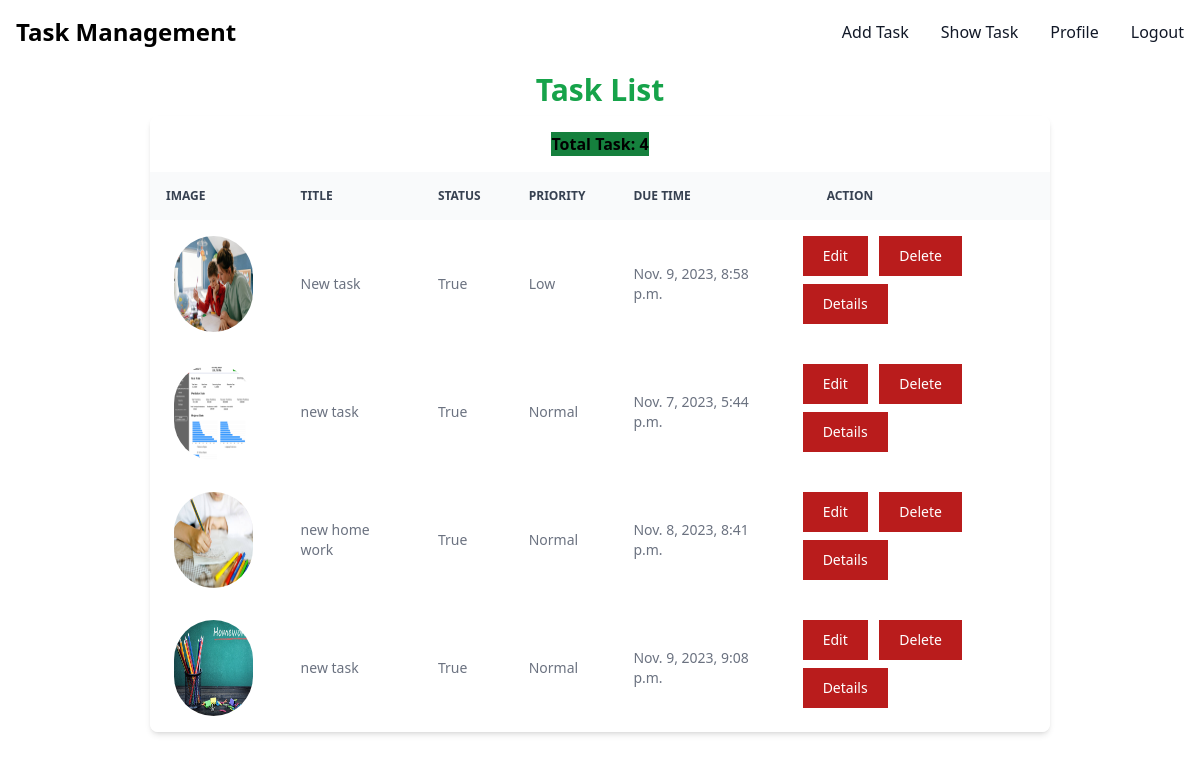
The app's page /show_task/ (signed in), older data.
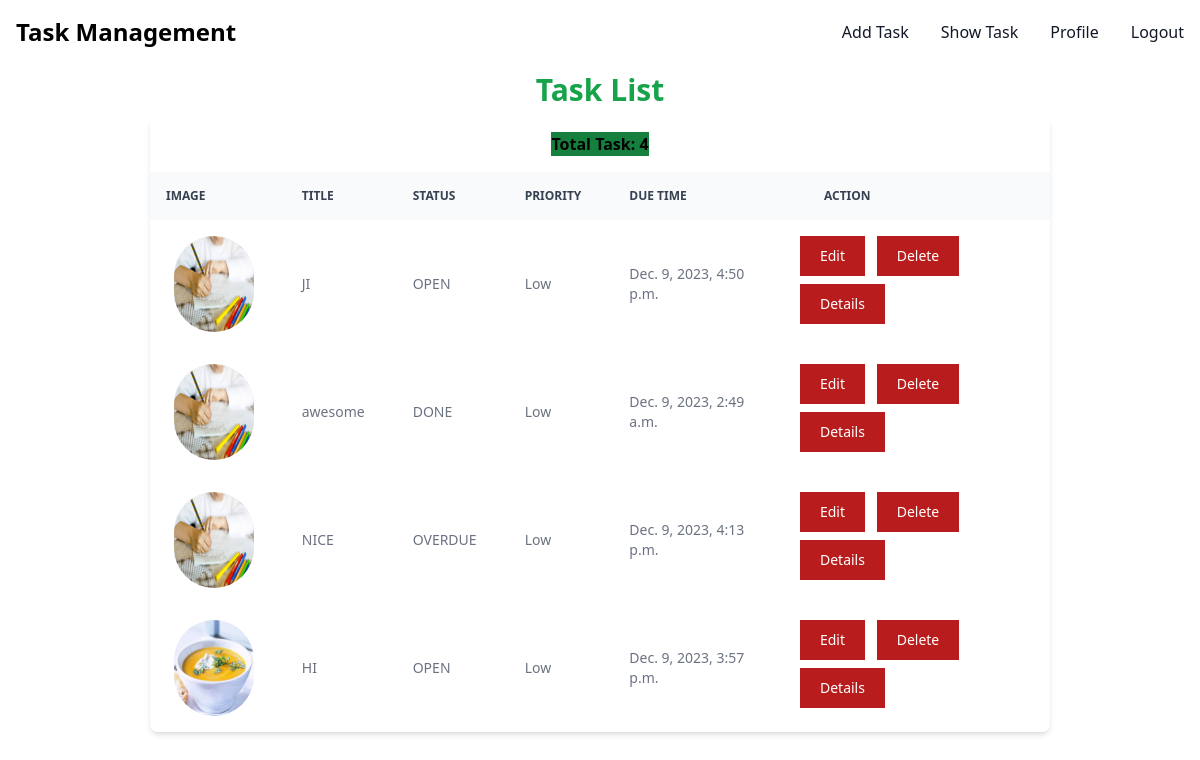
The same page, newer data.
### task/models.py (models this page shows)
class TaskStoreModel(models.Model):
    STATUS = [
        ('OPEN','OPEN'),
        ('WORKING','WORKING'),
        ('DONE','DONE'),
        ('OVERDUE','OVERDUE'),
    ]
    PRIORITY = [
        ('Low','Low'),
        ('Normal','Normal'),
        ('High','High')
    ]
    id = models.IntegerField(primary_key=True)
    title = models.CharField(max_length=100)
    description = models.CharField(max_length=1000)
    status = models.CharField(max_length=10, choices=STATUS, default='OPEN')
    priority = models.CharField(max_length=10, choices=PRIORITY)
    due_date = models.DateTimeField(default=timezone.now)
    image = models.ImageField(upload_to='images/')
    start_time = models.DateTimeField(auto_now_add=True)
    modify_time = models.DateTimeField(auto_now=True)

### task/views.py (the view)
# urls.py: path('show_task/',show_task,name='show_task'),
@login_required(login_url='login')
def show_task(request):
    if request.user.is_authenticated:
        task = TaskStoreModel.objects.all().order_by('priority')
        print(task)
        return render(request,'show_task.html',{'data':task})
    else:
        return redirect('signup')

### task/templates/show_task.html
{% extends "base.html" %}
{% block content %}
<section class="container mx-auto w-3/4 my-2">
    <h1 class="text-3xl font-semibold text-green-600 text-center my-2">Task List</h1>
    <div class="relative overflow-x-auto shadow-md sm:rounded-lg">
        <div class="flex items-center justify-around py-4 bg-white dark:bg-gray-800">
              <span class="mr-md-auto bg-green-700"><b>Total Task: {{data|length}}</b>  </span>
        </div>
        <table class="w-full text-sm text-left text-gray-500 dark:text-gray-400">
            <thead class="text-xs text-gray-700 uppercase bg-gray-50 dark:bg-gray-700 dark:text-gray-400">
                <tr>
                    <th scope="col" class="p-4">
                        <div class="flex items-center">
                            image
                        </div>
                    </th>
                    <th scope="col" class="px-6 py-3">
                        Title
                    </th>
                    <th scope="col" class="px-6 py-3">
                        Status
                    </th>
                    <th scope="col" class="px-6 py-3">
                        priority
                    </th>
                    <th scope="col" class="px-6 py-3">
                      Due Time
                    </th>
                    <th scope="col" class="px-12 py-3">
                        Action
                    </th>
                </tr>
            </thead>
            <tbody>
              {% if data %}{% for item in data %}
               <tr class="bg-white dark:bg-gray-800 hover:bg-gray-50 dark:hover:bg-gray-600">
                <th scope="row" class="flex items-center px-6 py-4 font-medium text-gray-900 whitespace-nowrap dark:text-white">
                        <img class="w-24 h-24 rounded-full" src="{{item.image.url}}" alt="">
                </th>
                <td class="px-6 py-4">
                    {{item.title}}
                </td>
                <td class="px-6 py-4">
                   {{item.status}}
                </td>
                <td class="px-6 py-4">
                    {{item.priority}}
                </td>
                <td class="px-6 py-4">
                    {{item.due_date}}
                </td>
                <td class="px-6 py-4">
                   <button type="button" class="text-white bg-red-700 hover:bg-red-800 focus:outline-none focus:ring-4 focus:ring-red-300 font-medium rounded-none text-sm px-5 py-2.5 text-center mr-2 mb-2 dark:bg-red-600 dark:hover:bg-red-700 dark:focus:ring-red-900">
                    <a href="{% url 'edit_task' id=item.id %}">Edit</a></button>
                   <button type="button" class="text-white bg-red-700 hover:bg-red-800 focus:outline-none focus:ring-4 focus:ring-red-300 font-medium rounded-none text-sm px-5 py-2.5 text-center mr-2 mb-2 dark:bg-red-600 dark:hover:bg-red-700 dark:focus:ring-red-900">
                    <a href="{% url 'delete_task' id=item.id %}">Delete</a></button>
                   <button type="button" class="text-white bg-red-700 hover:bg-red-800 focus:outline-none focus:ring-4 focus:ring-red-300 font-medium rounded-none text-sm px-5 py-2.5 text-center mr-2 mb-2 dark:bg-red-600 dark:hover:bg-red-700 dark:focus:ring-red-900">
                    <a href="{% url 'details' item.id %}">Details</a></button>
                </td>
            </tr>
               {% endfor %}{% else %}
                    <h2 class="text-red-600">No Result  available!</h2>
                {% endif %}
            </tbody>
        </table>
    </div>
</section>
{% endblock content %}

### templates/base.html (shortened to what this page needs)
<!DOCTYPE html>
<html lang="en">
<head>
    <script src="https://cdn.tailwindcss.com"></script>
</head>
<body>
<nav class="bg-white border-gray-200 dark:bg-gray-900">
    <div class="max-w-screen-xl flex flex-wrap items-center justify-between mx-auto p-4">
      <a href="#" class="flex items-center">
          <span class="self-center text-2xl font-semibold whitespace-nowrap dark:text-white">Task Management</span>
      </a>
      <div class="hidden w-full md:block md:w-auto" id="navbar-default">
        <ul class="font-medium flex flex-col p-4 md:p-0 mt-4 border border-gray-100 rounded-lg bg-gray-50 md:flex-row md:space-x-8 md:mt-0 md:border-0 md:bg-white dark:bg-gray-800 md:dark:bg-gray-900 dark:border-gray-700">
          <li>
            <a href="{% url 'add_task' %}" class="block py-2 pl-3 pr-4 text-gray-900 rounded hover:bg-gray-100 md:hover:bg-transparent md:border-0 md:hover:text-blue-700 md:p-0 dark:text-white md:dark:hover:text-blue-500 dark:hover:bg-gray-700 dark:hover:text-white md:dark:hover:bg-transparent">Add Task</a>
          </li>
          <li>
            <a href="{% url 'show_task' %}" class="block py-2 pl-3 pr-4 text-gray-900 rounded hover:bg-gray-100 md:hover:bg-transparent md:border-0 md:hover:text-blue-700 md:p-0 dark:text-white md:dark:hover:text-blue-500 dark:hover:bg-gray-700 dark:hover:text-white md:dark:hover:bg-transparent">Show Task</a>
          </li>
        {% if request.user.is_authenticated %}
        <li>
          <a href="{% url 'profile' %}" class="block py-2 pl-3 pr-4 text-gray-900 rounded hover:bg-gray-100 md:hover:bg-transparent md:border-0 md:hover:text-blue-700 md:p-0 dark:text-white md:dark:hover:text-blue-500 dark:hover:bg-gray-700 dark:hover:text-white md:dark:hover:bg-transparent">Profile</a>
        </li>
        <li>
          <a href="{% url 'logout' %}" class="block py-2 pl-3 pr-4 text-gray-900 rounded hover:bg-gray-100 md:hover:bg-transparent md:border-0 md:hover:text-blue-700 md:p-0 dark:text-white md:dark:hover:text-blue-500 dark:hover:bg-gray-700 dark:hover:text-white md:dark:hover:bg-transparent">Logout</a>
        </li>
        {% endif %}
        </ul>
      </div>
    </div>
  </nav>
  {% block content%} {% endblock%}
</body>
</html>

Row changes from the older to the newer data that the page shows:
removed TaskStoreModel: image (picture), title "New task", status "True", priority "Low", due_date "Nov. 9, 2023, 8:58 p.m."
removed TaskStoreModel: image (picture), title "new task", status "True", priority "Normal", due_date "Nov. 7, 2023, 5:44 p.m."
removed TaskStoreModel: image (picture), title "new home work", status "True", priority "Normal", due_date "Nov. 8, 2023, 8:41 p.m."
removed TaskStoreModel: image (picture), title "new task", status "True", priority "Normal", due_date "Nov. 9, 2023, 9:08 p.m."
added TaskStoreModel: image (picture), title "JI", status "OPEN", priority "Low", due_date "Dec. 9, 2023, 4:50 p.m."
added TaskStoreModel: image (picture), title "awesome", status "DONE", priority "Low", due_date "Dec. 9, 2023, 2:49 a.m."
added TaskStoreModel: image (picture), title "NICE", status "OVERDUE", priority "Low", due_date "Dec. 9, 2023, 4:13 p.m."
added TaskStoreModel: image (picture), title "HI", status "OPEN", priority "Low", due_date "Dec. 9, 2023, 3:57 p.m."
